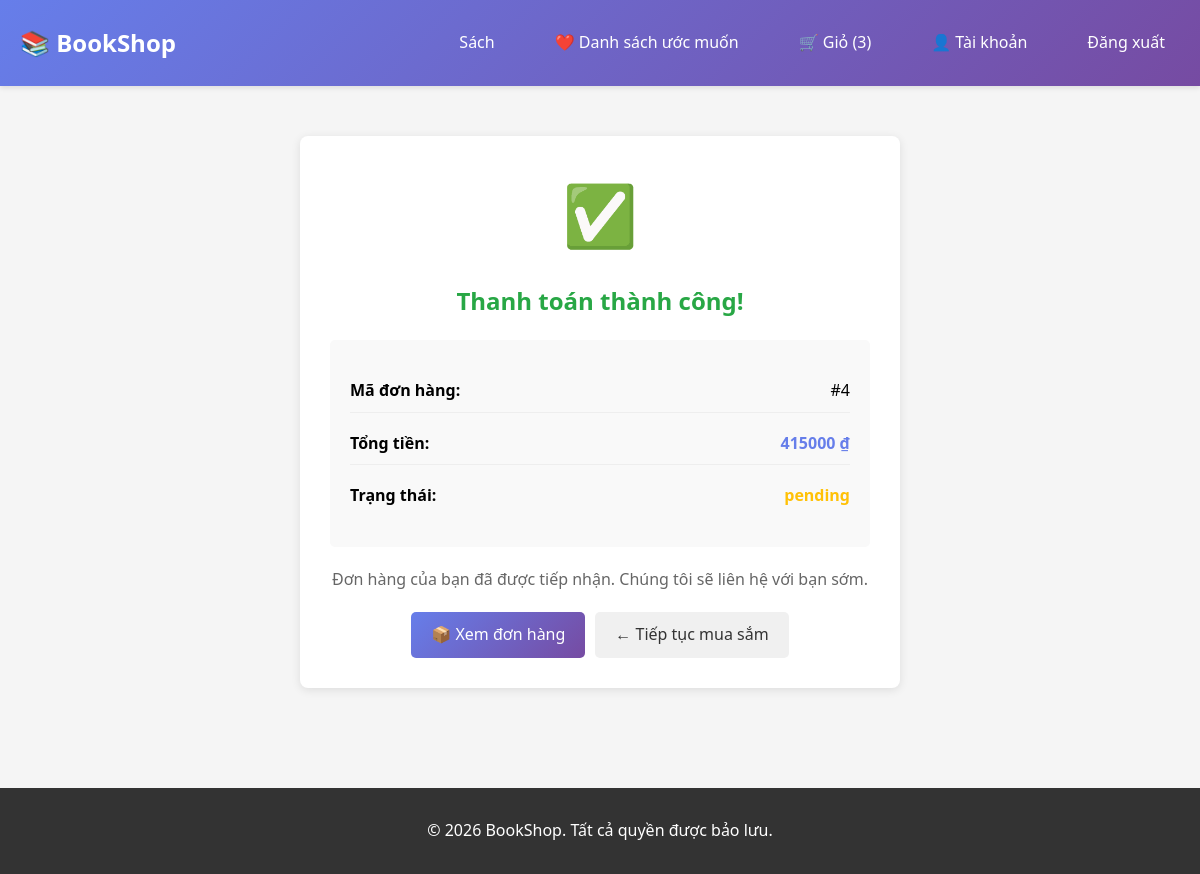
The page /order/confirmation/4/ (signed in) on the database as committed earlier.
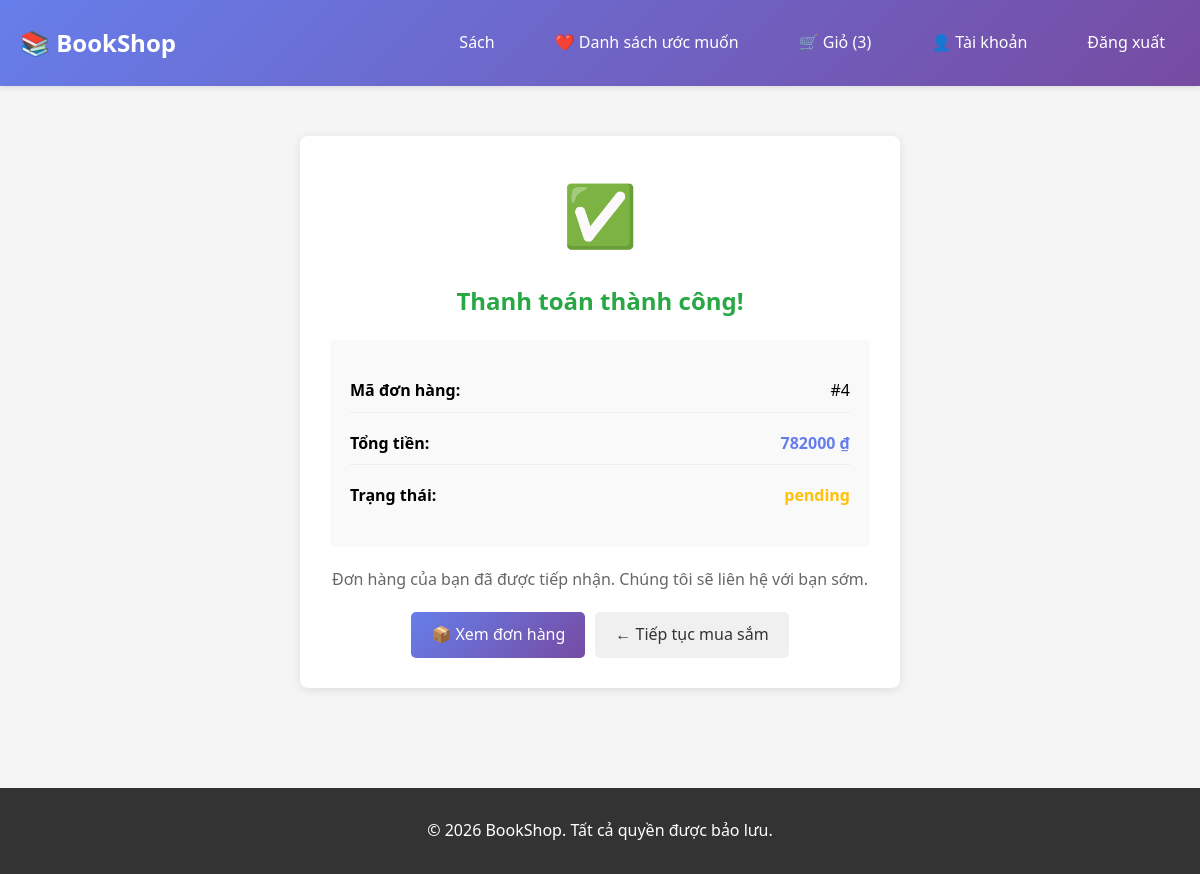
The same page on the database as committed later.
### core/models/order.py (models this page shows, shortened)
class Order(models.Model):
    STATUS_CHOICES = [
        ('pending', 'Pending'),
        ('confirmed', 'Confirmed'),
        ('shipped', 'Shipped'),
        ('delivered', 'Delivered'),
        ('cancelled', 'Cancelled'),
    ]
    id = models.AutoField(primary_key=True)
    customer = models.ForeignKey('Customer', on_delete=models.CASCADE, related_name='orders')
    address = models.ForeignKey('Address', on_delete=models.SET_NULL, null=True, blank=True)
    order_date = models.DateTimeField(auto_now_add=True)
    status = models.CharField(max_length=20, choices=STATUS_CHOICES, default='pending')
    total_price = models.DecimalField(max_digits=12, decimal_places=2)
    changed_at = models.DateTimeField(auto_now=True)
    class Meta:
        app_label = 'core'
        db_table = 'core_order'

### core/views.py (the view)
# urls.py: path('order/confirmation/<int:order_id>/', views.order_confirmation, name='order_confirmation'),
def order_confirmation(request, order_id):
    if 'customer_id' not in request.session:
        return redirect('core:login')
    try:
        order = Order.objects.get(id=order_id)
        customer = Customer.objects.get(id=request.session['customer_id'])
        if order.customer != customer:
            return redirect('core:login')
        context = get_context(request)
        context.update({
            'order': order,
        })
        return render(request, 'core/order_confirmation.html', context)
    except (Order.DoesNotExist, Customer.DoesNotExist):
        return redirect('core:login')
        return redirect('core:login')

### core/views.py (called while the page is built)
def get_context(request):
    context = {'is_logged_in': 'customer_id' in request.session}
    if 'customer_id' in request.session:
        try:
            customer = Customer.objects.get(id=request.session['customer_id'])
            context['customer'] = customer
            context['cart_count'] = CartItem.objects.filter(
                cart__customer=customer,
                cart__is_active=True
            ).count()
        except Customer.DoesNotExist:
            del request.session['customer_id']
    return context

### core/templates/core/order_confirmation.html (shortened to what this page needs)
{% extends "core/base.html" %}
{% block content %}
<div class="confirmation-box">
    <div class="success-icon">✅</div>
    <h2>Thanh toán thành công!</h2>
    <div class="order-info">
        <div class="info-row">
            <span><strong>Mã đơn hàng:</strong></span>
            <span>#{{ order.id }}</span>
        </div>
        <div class="info-row">
            <span><strong>Tổng tiền:</strong></span>
            <span style="color: #667eea; font-weight: bold;">{{ order.total_price|floatformat:0 }} ₫</span>
        </div>
        <div class="info-row">
            <span><strong>Trạng thái:</strong></span>
            <span style="color: #ffc107; font-weight: bold;">{{ order.status }}</span>
        </div>
    </div>
    <p style="color: #666; margin: 20px 0;">
        Đơn hàng của bạn đã được tiếp nhận. Chúng tôi sẽ liên hệ với bạn sớm.
    </p>
    <div class="actions">
        <a href="{% url 'core:account_view' %}" class="btn">📦 Xem đơn hàng</a>
        <a href="{% url 'core:book_list' %}" class="btn" style="background: #f0f0f0; color: #333;">← Tiếp tục mua sắm</a>
    </div>
</div>
{% endblock %}

Rows that differ between the two databases and show on the page:
changed Order "pending": total_price "415000" → "782000"
